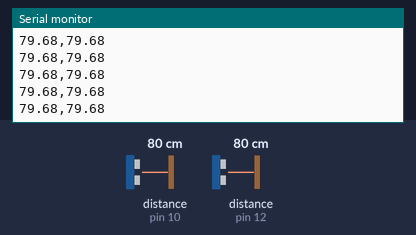
This sketch was run on a simulated Arduino Uno, built with avr-gcc and run on an emulated ATmega328P. On the bench: the last lines printed to the serial monitor. Wiring (inferred from the names in the program): 2 × ultrasonic range finder: trigger pin 9, echo pin 10 / trigger pin 11, echo pin 12. The inputs (shaded band) are chosen by the test bench; at power-on: distance to the obstacle (sensors on pin 12, pin 10) 80 cm. The echo pulse lasts 58.3 µs per cm.

Above: at 1.2 s.
1.3 s: distance to the obstacle (sensor on pin 12) set to 120 cm
At 1.49 s:
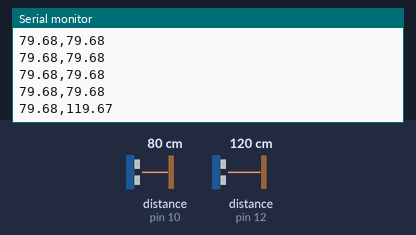
4.3 s: distance to the obstacle (sensor on pin 10) set to 2 cm
At 4.43 s:
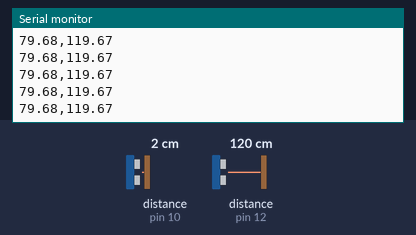
5.8 s: distance to the obstacle (sensor on pin 10) set to 4 cm
At 5.86 s:
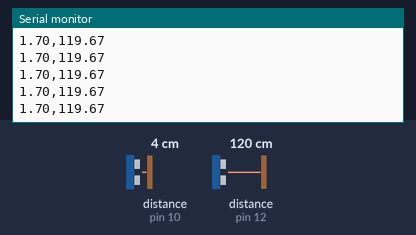
7.3 s: distance to the obstacle (sensor on pin 12) set to 2 cm
At 7.44 s:
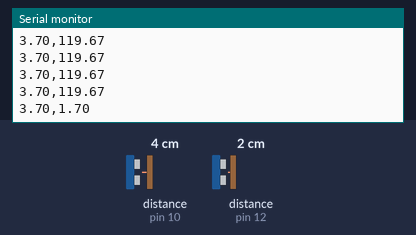
Timing chart, 0 to 9.8 s (numbered marks = the images above; inputs shaded):
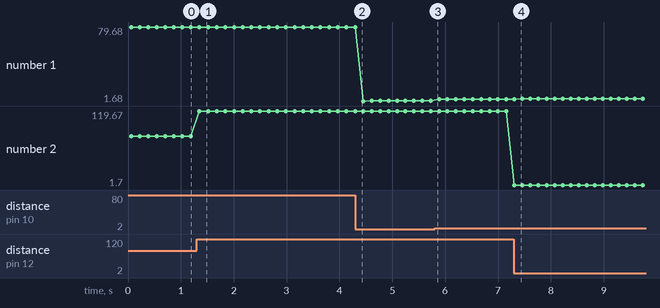

The sketch:

radar_system.ino
```cpp
const int trigPin1 = 9;
const int echoPin1 = 10;

const int trigPin2 = 11;
const int echoPin2 = 12;

long duration1;
long duration2;

float distance1;
float distance2;

float getDistance(int trigPin, int echoPin) {

  digitalWrite(trigPin, LOW);
  delayMicroseconds(2);

  digitalWrite(trigPin, HIGH);
  delayMicroseconds(10);
  digitalWrite(trigPin, LOW);

  long duration = pulseIn(echoPin, HIGH, 30000);

  if (duration == 0) {
    return 0;
  }

  return duration * 0.0343 / 2;
}

void setup() {

  Serial.begin(9600);

  pinMode(trigPin1, OUTPUT);
  pinMode(echoPin1, INPUT);

  pinMode(trigPin2, OUTPUT);
  pinMode(echoPin2, INPUT);
}

void loop() {

  distance1 = getDistance(trigPin1, echoPin1);

  delay(50);

  distance2 = getDistance(trigPin2, echoPin2);

  // Send data to Python GUI
  Serial.print(distance1);
  Serial.print(",");
  Serial.println(distance2);

  delay(100);
}
```

Measured:
- after the input at 1.3 s, the serial monitor: prints a new line after 0.05 s (image 1)
- after the input at 7.3 s, the serial monitor: prints a new line at once (image 4)
- plotted number 1: 79.68 → 1.7 after the input at 4.3 s, 1.7 → 3.7 after the input at 5.8 s, 3.7 → 4.03 after the input at 7.3 s
- plotted number 2: 79.68 → 119.67 after the input at 1.3 s
